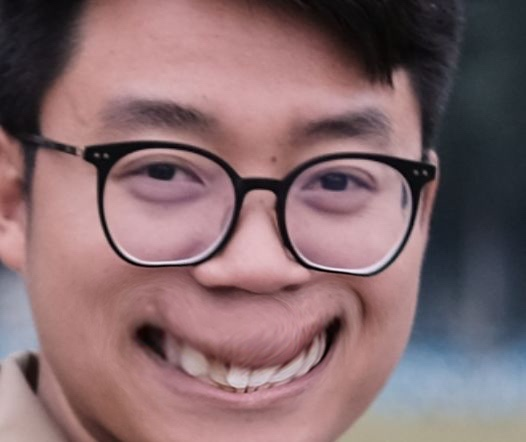
#> input picture 有趣的项目/恶搞辅导员/jige.jpg, 526 x 442 px
$ python '恶搞辅导员.py'
#> lines starting #> are read from the running program, lines starting #| are printed output that depends on the picture; after the words box and inside, x2 and y2 are one past the last pixel; in counts of white or black regions, pixels touching at a corner belong together
import cv2
import numpy as np
import matplotlib.pyplot as plt
from PIL import Image, ImageDraw

def plt_show(img):
    imageRGB = cv2.cvtColor(img, cv2.COLOR_GRAY2RGB)
    plt.imshow(imageRGB)
    plt.show()


def ImportFrontPhoto(FilePath):
#> called with FilePath = 'jige.jpg'
    image = cv2.imread(FilePath, 0)  #后面一个参数为1时，是RGB模式
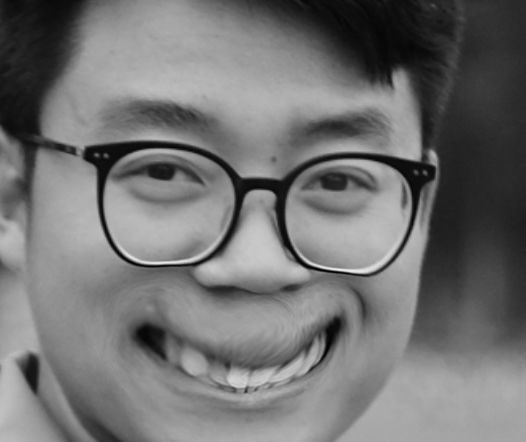
#> image: shape (442, 526); min 0, max 238, mean 114.4
                               #为0时，灰度模式
                               #为-1时，包括alpha
    plt.savefig("huidu.jpg")
    plt_show(image)
    return image


def Resize(image):
    image_resize = cv2.resize(image, None, fx=0.3, fy=0.3, interpolation=cv2.INTER_CUBIC)
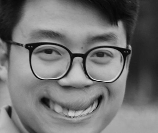
#> image_resize: shape (133, 158); min 0, max 230, mean 114.4
    #这个函数的说明见Chaome收藏夹
    plt_show(image_resize)
    return image_resize


def ImageBinary(image):
    ret, image_binary = cv2.threshold(image, 120, 255, cv2.THRESH_BINARY)
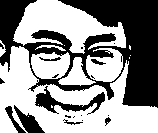
#> image_binary: shape (133, 158); 56.9% white; 19 black regions (11 under 20 px), largest, box (x1, y1, x2, y2) and area: (0, 0, 158, 108) 7715, (35, 86, 105, 115) 628, (14, 105, 45, 133) 338
    #第一个参数是图片，第二个参数是阈值，第三个参数表示高于阈值时赋予的新值
    #第四个cv2.THRESH_BINARY表示黑白，cv2.THRESH_BINARY_INV表示黑白二值反转
    #本例将像素值高于80的设为255，其余设为0
    #ret是得到的阈值值，image_binary是阈值化后的图像
    plt_show(image_binary)
    return  image_binary

def cutImage(image):  #区域自行划定
    image_roi = image[0: 140, 0: 125]
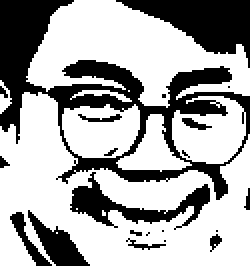
#> image_roi: shape (133, 125) (shown 2 times larger); 66.2% white; 21 black regions (12 under 20 px), largest, box (x1, y1, x2, y2) and area: (0, 0, 125, 100) 3201, (58, 0, 125, 34) 1071, (35, 86, 105, 115) 628
    plt_show(image_roi)
    return image_roi

ima = ImportFrontPhoto("jige.jpg")
ima = Resize(ima)
ima = ImageBinary(ima)
ima = cutImage(ima)
